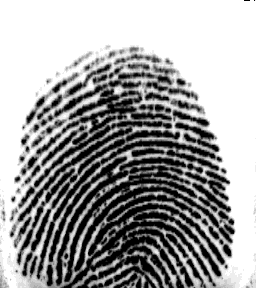
#> input picture dataset/clean_finger.png, 256 x 288 px
$ python Starter2.py
#> lines starting #> are read from the running program, lines starting #| are printed output that depends on the picture
#> the answer given: dataset/clean_finger.png
import cv2
import numpy as np
import tkinter as tk
from tkinter import filedialog


def bilinear_interpolate(image, x, y):
    # Get the dimensions of the image
    height, width, channels = image.shape
    # Calculate the coordinates of the four surrounding pixels
    x1, y1 = int(x), int(y)
    x2, y2 = min(x1 + 1, width - 1), min(y1 + 1, height - 1)
    # Calculate the differences
    dx, dy = x - x1, y - y1
    # Interpolate
    interpolated = np.zeros(channels)
    for c in range(channels):
        interpolated[c] = (image[y1, x1, c] * (1 - dx) * (1 - dy) +
                           image[y1, x2, c] * dx * (1 - dy) +
                           image[y2, x1, c] * (1 - dx) * dy +
                           image[y2, x2, c] * dx * dy)
    return interpolated


def rotate_image_with_bilinear_interpolation(image_path, angle):
#> called with image_path = 'dataset/clean_finger.png', angle = 315
    image = cv2.imread(image_path)
#> image is the input picture: shape (288, 256, 3); min 0, max 255, mean 159.4
    height, width = image.shape[:2]
#> height = 288; width = 256
    # Calculate the center
    center_x, center_y = width / 2, height / 2
#> center_x = 128; center_y = 144
    # Create the rotation matrix
    rotation_matrix = cv2.getRotationMatrix2D((center_x, center_y), angle, 1)
    # Create an empty image for the output
    rotated_image = np.zeros_like(image)
    # Perform the rotation
    for y in range(height):
        for x in range(width):
            # Apply the rotation matrix
            new_x, new_y = np.dot(rotation_matrix, np.array([x, y, 1]))
            if 0 <= new_x < width and 0 <= new_y < height:
                rotated_image[y, x, :] = bilinear_interpolate(image, new_x, new_y)
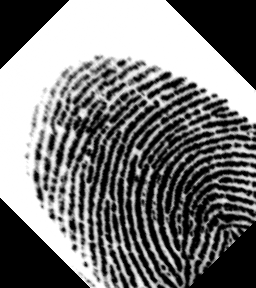
#> rotated_image: shape (288, 256, 3); min 0, max 255, mean 121.2
    return rotated_image


def select_image():
    root = tk.Tk()
    root.withdraw()  # Hide the main window
    file_path = filedialog.askopenfilename()  # Show the file dialog
    return file_path


# Main execution
image_path = select_image()
print("Selected Image Path:", image_path)  # Add this line for debugging
if image_path:  # Check if a file was selected
    angle = 315  # Set the angle for rotation
    rotated = rotate_image_with_bilinear_interpolation(image_path, angle)
    cv2.imshow('Rotated Image', rotated)
    cv2.waitKey(0)
    cv2.destroyAllWindows()
# save
output_path = r"C:\Users\14935\Desktop\output.jpg"  # 使用原始字符串表示路径
cv2.imwrite(output_path, rotated)
print("Rotated image saved at:", output_path)

$ run again, on dataset/strong_finger.png
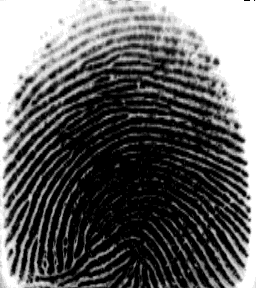
#> input picture dataset/strong_finger.png, 256 x 288 px
#> in rotate_image_with_bilinear_interpolation, image is the input picture: shape (288, 256, 3); min 0, max 255, mean 97.9
#> after the loop in rotate_image_with_bilinear_interpolation, `for y in range(height):`:
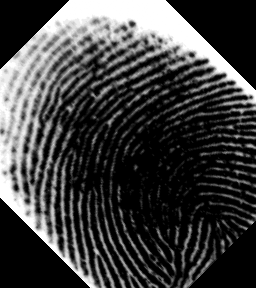
#> rotated_image: shape (288, 256, 3); min 0, max 255, mean 65.2

$ run again, on dataset/warp1_finger.png
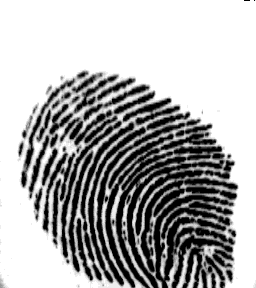
#> input picture dataset/warp1_finger.png, 256 x 288 px
#> in rotate_image_with_bilinear_interpolation, image is the input picture: shape (288, 256, 3); min 0, max 255, mean 173.3
#> after the loop in rotate_image_with_bilinear_interpolation, `for y in range(height):`:
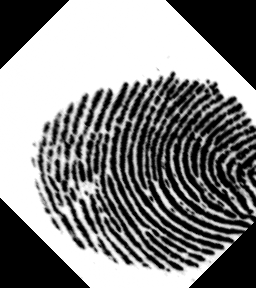
#> rotated_image: shape (288, 256, 3); min 0, max 255, mean 133.3
